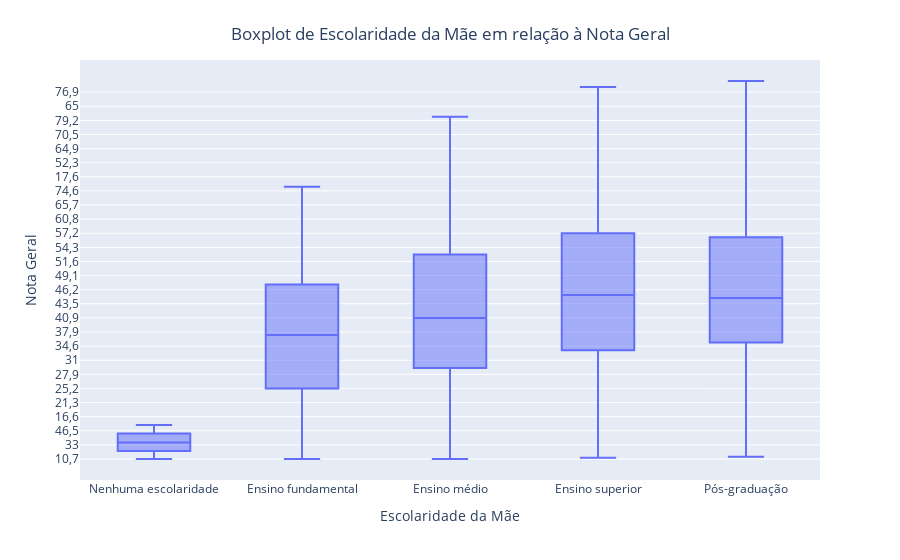

Notebook code cell kept with this figure:
### Code cell
categorias = {
    'A': 'Nenhuma escolaridade',
    'B': 'Ensino fundamental',
    'C': 'Ensino fundamental',
    'D': 'Ensino médio',
    'E': 'Ensino superior',
    'F': 'Pós-graduação'
}

ordem_categorias = {'Nenhuma escolaridade': 1, 'Ensino fundamental': 2, 
                    'Ensino médio': 3, 'Ensino superior': 4, 'Pós-graduação': 5}

dados_explorados['Categoria'] = dados_explorados['Escolaridade_mae'].map(categorias)

dados_explorados['ordem_categoria'] = dados_explorados['Categoria'].map(ordem_categorias)

dados_explorados = dados_explorados.sort_values(by=['ordem_categoria', 'Nota_geral'])

fig = px.box(dados_explorados, x='Categoria', y='Nota_geral', 
             labels={'Categoria': 'Escolaridade da Mãe', 'Nota_geral': 'Nota Geral'})
fig.update_layout(title='Boxplot de Escolaridade da Mãe em relação à Nota Geral', title_x=0.5, title_y=0.95)
fig.show()

### Figure 1 — Plotly figure (JSON) as saved in the notebook; plotly's stock layout.template omitted (floating-point values rounded to 4 significant figures; data arrays with more than 128 entries replaced by an {"elided": "..."} marker saying what was removed)
{"data": [{"alignmentgroup": "True", "hovertemplate": "Escolaridade da Mãe=%{x}<br>Nota Geral=%{y}<extra></extra>", "legendgroup": "", "marker": {"color": "#636efa"}, "name": "", "notched": false, "offsetgroup": "", "orientation": "v", "showlegend": false, "type": "box", "x": {"elided": "4186 str values"}, "x0": " ", "xaxis": "x", "y": {"elided": "4186 str values"}, "y0": " ", "yaxis": "y"}], "layout": {"boxmode": "group", "legend": {"tracegroupgap": 0}, "margin": {"t": 60}, "title": {"text": "Boxplot de Escolaridade da Mãe em relação à Nota Geral", "x": 0.5, "y": 0.95}, "xaxis": {"anchor": "y", "domain": [0, 1], "title": {"text": "Escolaridade da Mãe"}}, "yaxis": {"anchor": "x", "domain": [0, 1], "title": {"text": "Nota Geral"}}}}
